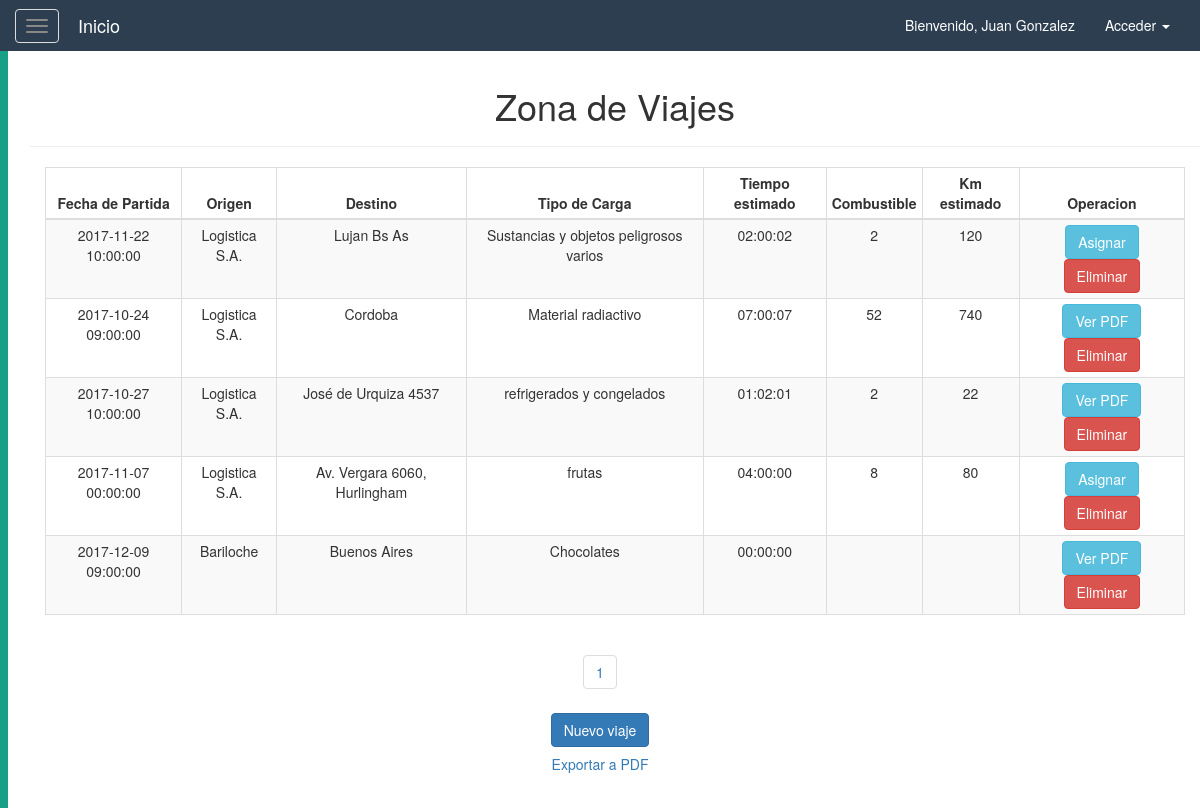
The page /logistica/vista_viajes.php (signed in) on the database its author committed.
### tables this page shows
CREATE TABLE `viaje` (
  `idViaje` int(11) NOT NULL,
  `idPresupuesto` int(11) NOT NULL,
  `idCliente` int(11) NOT NULL,
  `fecha` datetime NOT NULL,
  `origen` varchar(45) NOT NULL,
  `destino` varchar(45) NOT NULL,
  `tipo_carga` varchar(45) NOT NULL,
  `tiempo` time NOT NULL,
  `combustible` int(11) DEFAULT NULL,
  `km_totales` int(11) DEFAULT NULL
);

### resources/db/control.php (called while the page is built, shortened)
<?php
    class controlDB{
        function __construct(){
            try{
            $host="localhost";
            $dbname="logistica";
            $user="root";
            $pass="";
            $this->con=mysqli_connect($host,$user,$pass) or die("No se puede conectar con la base de datos.");
            mysqli_select_db($this->con,$dbname)or die("No se encuentra la base de datos.");
            mysqli_set_charset($this->con, "utf8");
            }catch(Exception $ex){
                throw $ex;
            }
        }
        function consultar($sql){
            $result=mysqli_query($this->con,$sql);
            $data=null;
            while($fila=mysqli_fetch_assoc($result)){
                $data[]=$fila;
            }
            return $data;
        }
    }
?>

### resources/library/viajes_pag.php (called while the page is built, shortened)
<?php
    $tamagno_paginas = 6;
    if(isset($_GET['pagina'])) {
        $pag = $_GET['pagina'];
    } else {
        $pag = 1;
    }
    $empezar_desde = ($pag-1) * $tamagno_paginas;
    $datos = $obj -> consultar("SELECT V.idViaje VViaje, V.idCliente Cliente, V.fecha Fecha, V.origen Origen, V.destino Destino, V.tipo_carga Carga, V.tiempo Tiempo, V.combustible Combustible, V.km_totales Km
        FROM Viaje V
        ORDER BY V.idViaje
        LIMIT $empezar_desde, $tamagno_paginas
    ");
    $cons = $obj -> consultar("SELECT T.idViaje TViaje
        FROM Vehiculo_chofer_viaje T
        ORDER BY T.idViaje
    ");
    $asignar = array();
    foreach($cons as $a){
        $asignar[] = $a['TViaje'];
    }
    $num_filas = count($obj -> consultar("SELECT *
        FROM viaje
    "));
    $total_paginas = ceil($num_filas/$tamagno_paginas);
?>

### logistica/vista_viajes.php (the view, shortened to what this page needs)
<!DOCTYPE html>
<html lang="es">
<head>
    <?php
        require_once($_SERVER['DOCUMENT_ROOT'].'/resources/config.php');
        $obj = new controlDB();
        include $LIBRARY_PATH.'/viajes_pag.php';
    ?>
</head>
<body>
    <?php
        require_once($_SERVER['DOCUMENT_ROOT'].'/resources/templates/header.php');
    ?>
    <div id="wrapper">
        <?php
            require_once($_SERVER['DOCUMENT_ROOT'].'/resources/templates/sidebar.php');
        ?>
        <div id="page-content-wrapper">
            <div class="container-fluid">
                <div class="row">
                    <div class="col-lg-12 text-center">
                        <div class="container">
                            <div class="row">
                                <div class="col">
                                    <h1>Zona de Viajes</h1>
                                    <hr/>
                                </div>
                            </div>
                        </div>
                        <div class="container">
                            <div class="row">
                                <div class="col-lg-12 col-md-12 col-sm-12 col-xs-12">
                                    <div class="table-responsive">
                                        <table class="table table-striped table-bordered table-condensed table-hover">
                                            <thead>
                                                <th  class="text-center">Fecha de Partida</th>
                                                <th  class="text-center">Origen</th>
                                                <th  class="text-center">Destino</th>
                                                <th  class="text-center">Tipo de Carga</th>
                                                <th  class="text-center">Tiempo estimado</th>
                                                <th  class="text-center">Combustible</th>
                                                <th  class="text-center">Km estimado</th>
                                                <?php if($_SESSION['rol'] == 'admin' || $_SESSION["rol"] == 'supervisor') {?>
												<th  class="text-center">Operacion</th>
                                                <?php } ?>
                                            </thead>
                                            <?php foreach($datos as $td){ ?>
                                            <tr>
                                                <td><?php echo $td['Fecha']; ?></td>
                                                <td><?php echo $td['Origen']; ?></td>
                                                <td><?php echo $td['Destino']; ?></td>
                                                <td><?php echo $td['Carga']; ?></td>
                                                <td><?php echo $td['Tiempo']; ?></td>
                                                <td><?php echo $td['Combustible']; ?></td>
                                                <td><?php echo $td['Km']; ?></td>
                                                <?php if($_SESSION['rol'] == 'admin' || $_SESSION["rol"] == 'supervisor') {?>
                                                <td class="text-center">
                                                    <?php if(!in_array($td['VViaje'], $asignar)) { ?>
                                                        <a href="asignarViaje.php?id=<?php echo $td['VViaje']?>">
                                                            <button class="btn btn-info">Asignar</button>
                                                        </a>
                                                        <br>
                                                    <?php } else { ?>
                                                        <a href="imprimirVIajeQR.php?id=<?php echo $td['VViaje']?>">
                                                            <button class="btn btn-info">Ver PDF</button>
                                                        </a>
                                                    <?php } ?>
                                                    <a href="bdViajes.php?id=<?php echo $td['VViaje']?>&funcion=eliminar">
                                                        <button class="btn btn-danger">Eliminar</button>
                                                    </a>
                                                </td>
                                                <?php } ?>
                                            </tr>
                                            <?php } ?>
                                        </table>
                                    </div>
                                </div>
                            </div>
                        </div>
                        <div class="row">
                            <div class="col">
                               <?php
                                    for($i = 1; $i <= $total_paginas; $i++){
                                    echo "<ul class='pagination'>
                                        <li><a href='?pagina=".$i."'>".$i."</a></li>
                                    </ul>";}
                                ?>
                            </div>
                        </div>
                        <div class="row">
                                <?php if($_SESSION['rol'] == 'admin' || $_SESSION["rol"] == 'supervisor') {?>
                                <div class="col">
                                    <a href="registrarViaje.php" class="btn btn-primary">Nuevo viaje</a>
                                </div>
                                <?php } ?>
                        </div>
                        <div class="row">
                            <a href="exportarViaje.php" target="_blank">
                                <button class="btn btn-link">Exportar a PDF</button>
                            </a>
                        </div>
                    </div>
                </div>
            </div>
        </div>
    </div>
</body>
</html>

### resources/css/menuLateral.css (style rules this page uses)
#page-content-wrapper { width: 100%; height: 100%; position: absolute; padding: 15px; }

### rows shown on the page
viaje: fecha "2017-11-22 10:00:00", origen "Logistica S.A.", destino "Lujan Bs As", tipo_carga "Sustancias y objetos peligrosos varios", tiempo "02:00:02", combustible "2", km_totales "120"
viaje: fecha "2017-10-24 09:00:00", origen "Logistica S.A.", destino "Cordoba", tipo_carga "Material radiactivo", tiempo "07:00:07", combustible "52", km_totales "740"
viaje: fecha "2017-10-27 10:00:00", origen "Logistica S.A.", destino "José de Urquiza 4537", tipo_carga "refrigerados y congelados", tiempo "01:02:01", combustible "2", km_totales "22"
viaje: fecha "2017-11-07 00:00:00", origen "Logistica S.A.", destino "Av. Vergara 6060, Hurlingham", tipo_carga "frutas", tiempo "04:00:00", combustible "8", km_totales "80"
viaje: fecha "2017-12-09 09:00:00", origen "Bariloche", destino "Buenos Aires", tipo_carga "Chocolates", tiempo "00:00:00"

### other values the page prints
$_SESSION['usuario'] "Juan Gonzalez"
